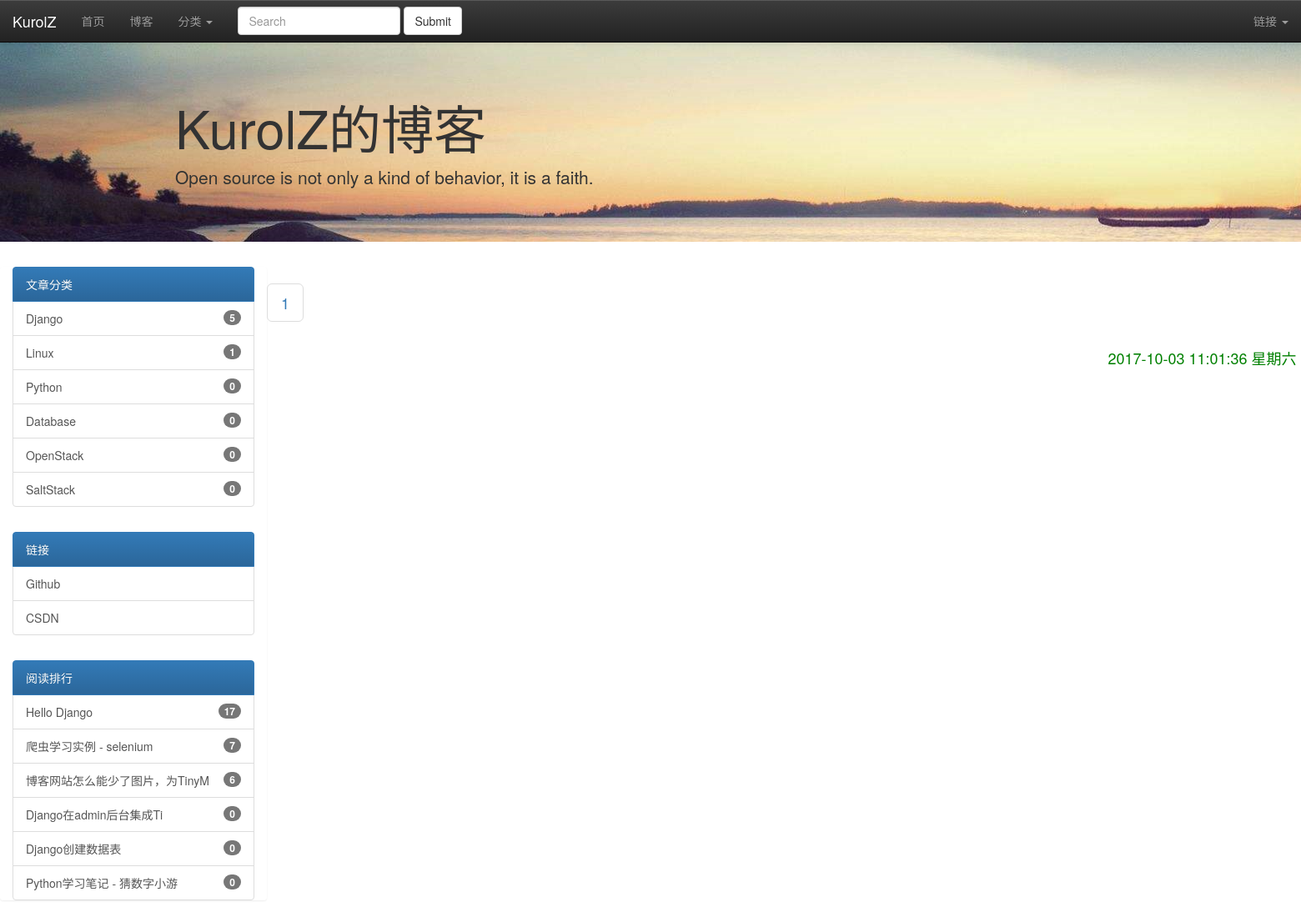
The app's page /5/ with its own data.
### XYZblog/models.py (models this page shows, shortened)
class Blog(models.Model):
    title = models.CharField('标题', max_length=32)
    author = models.CharField('作者', max_length=16)
    description = models.CharField('描述', max_length=200)
    content = models.TextField(blank=True, null=True,verbose_name="正文")
    created = models.DateTimeField('发布时间', auto_now_add=True)
    category = models.ForeignKey(Category, verbose_name='分类')
    tags = models.ManyToManyField(Tag, verbose_name='标签')
    browser = models.IntegerField('浏览量',editable=False,default=0)

### XYZblog/views.py (the view)
# urls.py: url(r'^(\d+)/$', views.listblogs, name='class_get_blogs'),
def listblogs(request,cate_id = 0):
    if cate_id == 0:
        getblog = Blog.objects.all()
    else:
        try:
            getblog = Blog.objects.filter(category_id=cate_id)
        except Blog.DoesNotExist:
            raise Http404
    class_blognum = Blog.objects.raw('SELECT p.id,p.name,COUNT(s.category_id) as count FROM XYZblog_category AS p LEFT JOIN XYZblog_blog AS s ON s.category_id = p.id GROUP BY p.id;')
    after_range_num = 2  # 当前页前显示2页
    befor_range_num = 2  # 当前页后显示2页
    try:  # 如果请求的页码少于1或者类型错误，则跳转到第1页
        page = int(request.GET.get("page", 1))
        if page < 1:
            page = 1
    except ValueError:
        page = 1
    paginator = Paginator(getblog, 5)  # 每页显示5
    try:  # 跳转到请求页面，如果该页不存在或者超过则跳转到尾页
        blogs_list = paginator.page(page)
    except(EmptyPage, InvalidPage, PageNotAnInteger):
        blogs_list = paginator.page(paginator.num_pages)
    if page >= after_range_num:
        page_range = paginator.page_range[page - after_range_num:page + befor_range_num]
    else:
        page_range = paginator.page_range[0:int(page) + befor_range_num]
    bloglist = {
        'read_rank': Blog.objects.all().order_by("-browser")[:10],  # 获取阅读排行榜
        'class_blognum': class_blognum,
        'blogs':blogs_list,
        'page_range':page_range
    }
    return render(request, 'blog_list.html', bloglist)

### XYZblog/templates/blog_list.html (shortened to what this page needs)
<!DOCTYPE html>
<html lang="en">
<head>
</head>
<body>
<div class="header">
    {% include "header.html" %}
</div>
{% include "left.html" %}
<div class="blog_lists" style="width:65.33%; float: left;">
    <nav aria-label="Page navigation ">
      <ul class="pagination pagination-lg">
        {% for p in page_range %}
            {% ifequal p blogs.number %}
                <li>
                    <span class="fy">{{p}}</span>
                </li>
            {% else %}
                <li>
                    <a href="?page={{p}}">{{p}}</a>
                </li>
            {% endifequal %}
        {% endfor %}
      </ul>
    </nav>
</div>
<div class="datetime" style="width: 16.77%; float: right">
{% include  "datetime.html" %}
</div>
</body>
</html>

### XYZblog/templates/left.html
<div class="span2" style="float: left; width: 320px">
    <div class="list-group">
        <ul class="col-sm-12" style="float:inherit;">
            <a href="#" class="list-group-item active">文章分类</a>
            {% for categorys in class_blognum %}
                <a href="{% url 'class_get_blogs' categorys.id %}" class="list-group-item">{{ categorys.name }}
                    <span class="badge">{{ categorys.count }}</span>
                </a>
            {% endfor %}
        </ul>
        <br>
        <ul class="col-sm-12" style="float:inherit;">
            <a href="#" class="list-group-item active">链接</a>
            <a href="https://github.com/kurolz" target="_blank" class="list-group-item">Github</a>
            <a href="http://blog.csdn.net/hjxzt1" target="_blank" class="list-group-item">CSDN</a>
        </ul>
        <br>
        <ul class="col-sm-12" style="float:inherit;">
            <a href="#" class="list-group-item active">阅读排行</a>
            {% for read_rank in read_rank %}
            <a href="{% url 'blog_get_detail' read_rank.id %}" target="_blank" class="list-group-item">{{ read_rank.title|truncatechars:18}}
                <span class="badge">{{ read_rank.browser }}</span>
            </a>
            {% endfor %}
        </ul>
    </div>
</div>

### XYZblog/templates/header.html (style rules this page uses)
body { padding-top: 50px; }

### records on screen
Blog: name "Database", count "0", title "Hello Django", browser "17"
Blog: name "SaltStack", count "0", title "博客网站怎么能少了图片，为TinyM", browser "6"
Blog: title "爬虫学习实例 - selenium", browser "7"
Blog: title "Django在admin后台集成Ti", browser "0"
Blog: title "Django创建数据表", browser "0"
Blog: title "Python学习笔记 - 猜数字小游", browser "0"

### other values on screen
{{ p }} "1"
